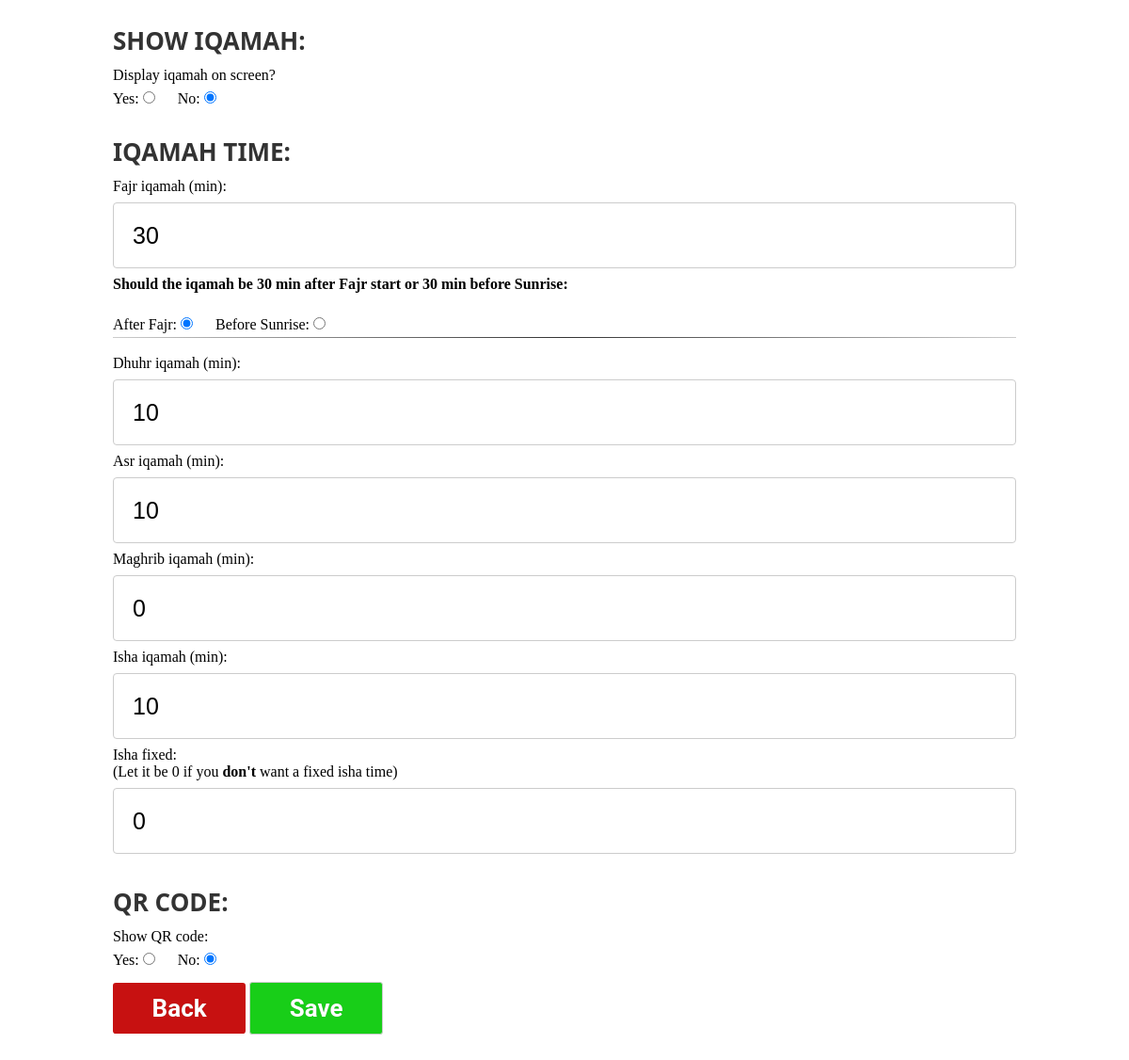
The page /settings on the database its author committed.
### tables this page shows
CREATE TABLE settings (fajr_iqamah text, dhuhr_iqamah text, asr_iqamah text, maghrib_iqamah text, isha_iqamah text, iqamah_on text, id INTEGER, qrcode, isha_fixed text, fajr_iqamah_before_sunrise text);

### app.py (the view)
@app.route( '/settings' )
def settings():
    settings =  get_settings()
    print(settings['fajr_iqamah_before_sunrise'])
    return render_template( 'settings.html' , settings = settings )

### templates/settings.html (shortened to what this page needs)
{% extends 'layout/layout.html' %}
{% block content %}
<div class="container_padding">
    <form action="/save/settings" method="POST">
        <h1 class="title left">Show Iqamah:</h1>
        <span>Display iqamah on screen?</span><br>
        <label for="iqamah_true">Yes:</label>
        <input style="text-align:left; width: auto; height:auto; margin-right: 20px;" required id="iqamah_true" value="true"  {% if settings['iqamah_on'] == 'true'%}checked{% endif%} type="radio" name="iqamah_on" >
        <label for="iqamah_false">No:</label>
        <input style="text-align:left; width: auto; height:auto;" required id="iqamah_false" value="false"  {% if settings['iqamah_on'] == 'false'%}checked{% endif%}  type="radio" name="iqamah_on" >
        <br>
        <h1 class="title left">Iqamah time:</h1>
        <label for="fajr_iqamah">Fajr iqamah (min):</label>
        <input type="number" id="fajr_iqamah" required min="0" max="120" name="fajr_iqamah" placeholder="Fajr Iqamah" value="{{settings['fajr_iqamah']}}">
        <p for="fajr_iqamah"><b>Should the iqamah be {{settings['fajr_iqamah']}} min after Fajr start or {{settings['fajr_iqamah']}} min before Sunrise:</b></p><br>
        <label for="fajr_true">After Fajr:</label>
        <input style="text-align:left; width: auto; height:auto; margin-right: 20px;" required id="fajr_false" value="false" type="radio" {% if settings['fajr_iqamah_before_sunrise'] == 'false'%}checked {%endif%} name="fajr_iqamah_before_sunrise" >
        <label for="fajr_false">Before Sunrise:</label>
        <input style="text-align:left; width: auto; height:auto;" required id="fajr_true" value="true" type="radio" {% if settings['fajr_iqamah_before_sunrise'] == 'true'%}checked {%endif%} name="fajr_iqamah_before_sunrise" >
        <br>
        <hr>
        <br>
        <label for="dhuhr_iqamah">Dhuhr iqamah (min):</label>
        <input type="number" id="dhuhr_iqamah" required  min="0" max="120" name="dhuhr_iqamh" placeholder="Dhuhr Iqamah" value="{{settings['dhuhr_iqamah']}}">
        <label for="asr_iqamah">Asr iqamah (min):</label>
        <input type="number" id="asr_iqamah"  required min="0" max="120" name="asr_iqamah" placeholder="Asr Iqamah" value="{{settings['asr_iqamah']}}">
        <label for="maghrib_iqamah">Maghrib iqamah (min):</label>
        <input type="number" id="maghrib_iqamah" required min="0" max="120" name="maghrib_iqamah" placeholder="Maghrib iqamah" value="{{settings['maghrib_iqamah']}}">
        <label for="isha_iqamah">Isha iqamah (min):</label>
        <input type="number" id="isha_iqamah" required  min="0" max="120" name="isha_iqamah" placeholder="Isha iqamah" value="{{settings['isha_iqamah']}}">
        <label for="isha_fixed">Isha fixed:<br><span>(Let it be 0 if you <b>don't</b> want a fixed isha time)</span></label>
        <input type="text" required id="isha_fixed" name="isha_fixed" placeholder="Isha fixed" value="{{settings['isha_fixed']}}">
        <h1 class="title left">QR code:</h1>
        <p for="fajr_iqamah">Show QR code:</p>
        <label for="qr_true">Yes:</label>
        <input style="text-align:left; width: auto; height:auto; margin-right: 20px;" required id="qr_true" value="true"  {% if settings['qrcode'] == 'true'%}checked{% endif%} type="radio" name="qrcode" >
        <label for="qr_false">No:</label>
        <input style="text-align:left; width: auto; height:auto;" required id="qr_false" value="false"  {% if settings['qrcode'] == 'false'%}checked{% endif%}  type="radio" name="qrcode" >
        <br>
        <a class="back" href="/">Back</a>
        <input type="submit" class="save"  value="Save"><br><br><br>
    </form>
</div>
{% endblock %}

### templates/layout/layout.html (shortened to what this page needs)
<!DOCTYPE html>
<html lang="en" encoding="utf-8">
<head>
    <link rel="stylesheet" href="{{url_for('static', filename='css/styles.css')}}">
</head>
<body>
    {% block content %}{% endblock %}
</body>
</html>

### static/css/styles.css (style rules this page uses)
* { margin: 0; padding: 0; border: 0; outline: 0; box-sizing: border-box; }
.title { text-align: center; font-family: 'Segoe UI', Tahoma, Geneva, Verdana, sans-serif; margin: 25px 0px 10px 0px; color:#333; text-transform: uppercase; font-size: 26px; }
.save { cursor: pointer; width: auto !important; height: auto !important; background-color: rgb(24, 206, 24); display:inline-block; color: white !important; padding:0.46em 1.6em; margin: 1% auto 1% auto; border-radius:0.12em; font-size: 26px; box-sizing: border-box; text-decoration:none; font-family:'Roboto',sans-serif; font-weight:700; color:#242424; text-shadow: 0 0.004em 0.004em rgba(0,0,0,0.35); transition: all 0.6s; }
.back { background-color: rgb(199, 17, 17); display:inline-block; color: white !important; padding:0.46em 1.6em; margin: 1% auto 1% auto; border-radius:0.12em; font-size: 26px; box-sizing: border-box; text-decoration:none; font-family:'Roboto',sans-serif; font-weight:700; color:#242424; text-shadow: 0 0.004em 0.004em rgba(0,0,0,0.35); transition: all 0.6s; }
.left { text-align: left !important; }
hr { border: 0; height: 1px;background: #333;background-image: linear-gradient(to right, #ccc, #333, #ccc); }
input { width: 100%; height:70px; padding: 12px 20px; margin: 8px 0; display: inline-block; border: 1px solid #ccc; border-radius: 4px; box-sizing: border-box; font-size: 25px; }
@media only screen and (min-width: 1000px) { .container_padding { padding-right: 10%; padding-left: 10%; margin-right: auto !important; margin-left: auto; } }

### rows shown on the page
settings: iqamah_on "☐ Yes:", iqamah_on "☑ No:", fajr_iqamah "30", fajr_iqamah_before_sunrise "☑ Before Sunrise:", fajr_iqamah_before_sunrise "☐ After Fajr:", dhuhr_iqamh "10", asr_iqamah "10", maghrib_iqamah "0", isha_iqamah "10", isha_fixed "0", qrcode "☐ Yes:", qrcode "☑ No:"
